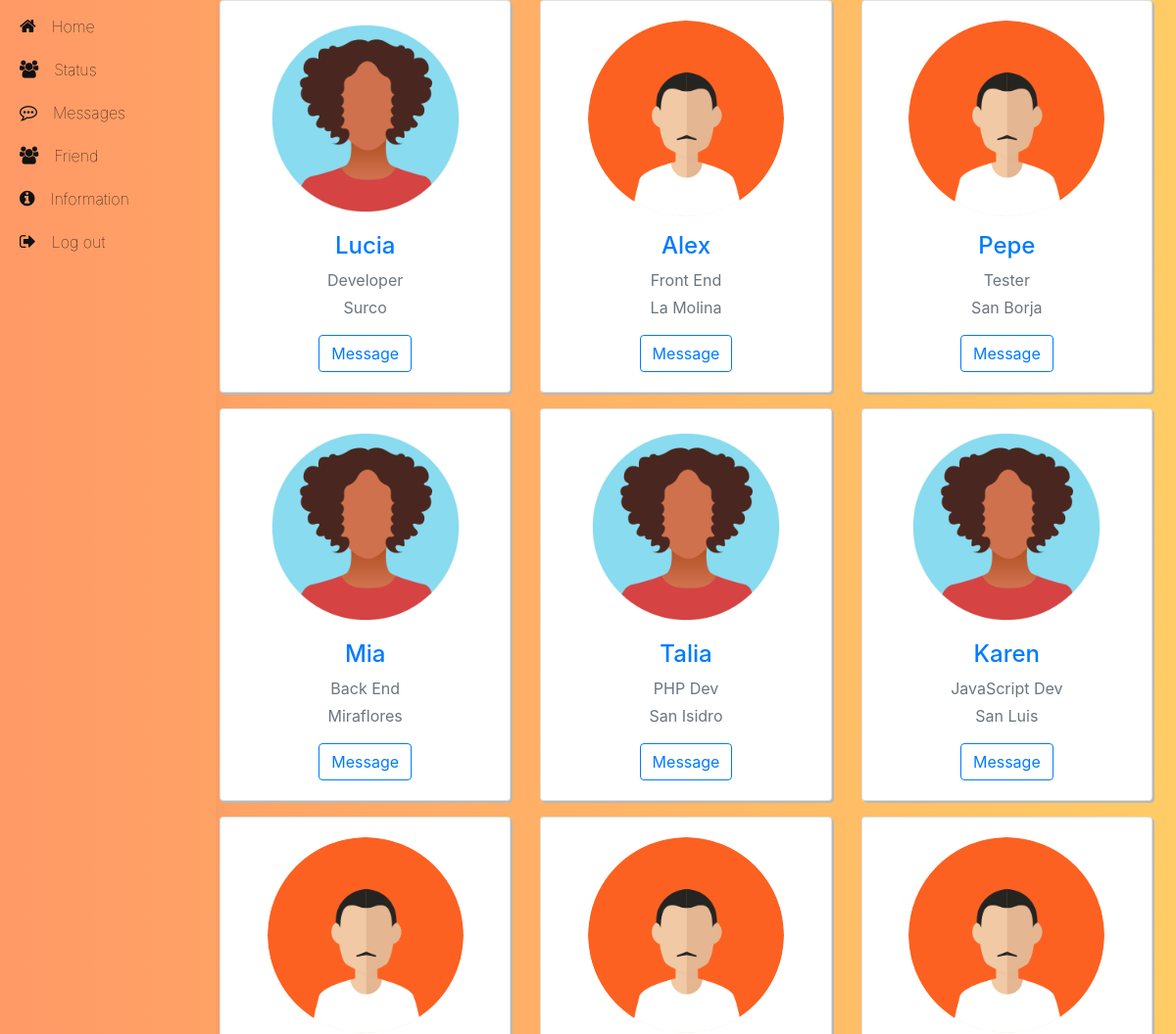
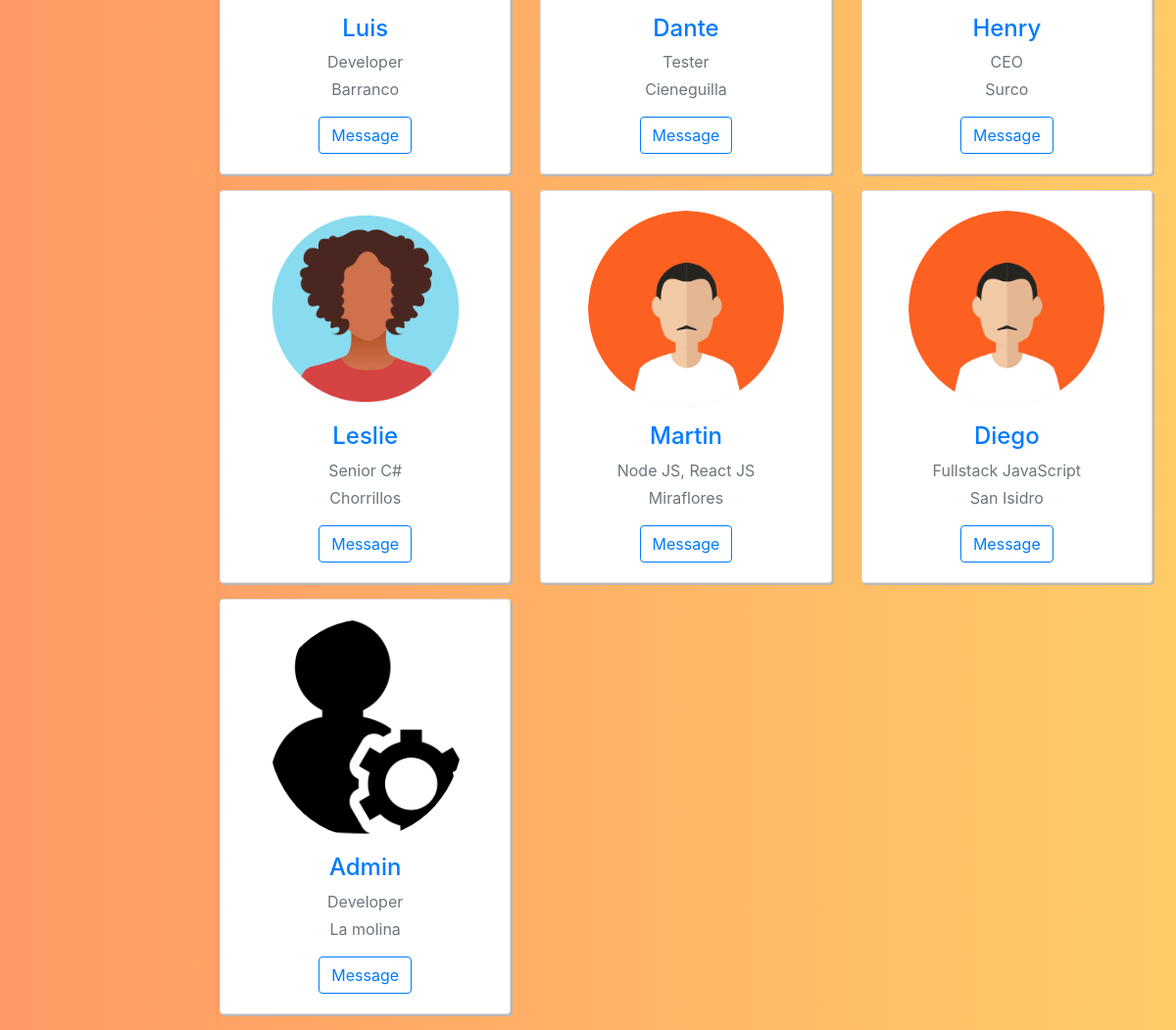
The page /friend.php (signed in) on the database its author committed (2 pictures, top to bottom).
### tables this page shows
CREATE TABLE `user` (
  `id` int(11) NOT NULL,
  `name` varchar(50) NOT NULL,
  `email` varchar(50) NOT NULL,
  `birthday` date NOT NULL,
  `password` varchar(255) NOT NULL,
  `phone` varchar(12) NOT NULL,
  `address` varchar(255) NOT NULL,
  `work` varchar(100) NOT NULL,
  `images` varchar(255) NOT NULL,
  `website` varchar(100) NOT NULL,
  `github` varchar(100) NOT NULL,
  `twitter` varchar(100) NOT NULL,
  `instagram` varchar(100) NOT NULL,
  `facebook` varchar(100) NOT NULL,
  `time` timestamp NOT NULL DEFAULT current_timestamp() ON UPDATE current_timestamp(),
  `user_status` int(1) NOT NULL
);

### friend.php (the view, shortened to what this page needs)
<?php
    include './session.php';
?>
<!DOCTYPE html>
<html lang="en">
<head>
    <link rel="stylesheet" href="https://cdnjs.cloudflare.com/ajax/libs/twitter-bootstrap/4.6.0/css/bootstrap.min.css">
    <link rel="stylesheet" href="https://cdnjs.cloudflare.com/ajax/libs/font-awesome/5.15.2/css/all.min.css">
    <link rel="stylesheet" href="css/css.css">
    <link rel="stylesheet" href="https://cdnjs.cloudflare.com/ajax/libs/font-awesome/4.7.0/css/font-awesome.min.css">
</head>
<body>
<div id="main">
    <div class="container-fluid">
        <div class="row">
            <?php include './template/menu.php'; ?>
            <main role="main" class="col-md-9 ml-sm-auto col-lg-10 px-4">
                <div class="row">
                    <?php
                        $sql = "SELECT * FROM user";
                        $result = $conn->query($sql);
                        if ($result->num_rows > 0) {
                            while($row = $result->fetch_assoc()) {
                                echo "<div class='col-md-4 mb-3'>";
                                    echo "<div class='card'>";
                                        echo "<div class='card-body'>";
                                            echo "<div class='d-flex flex-column align-items-center text-center'>";
                                                echo '<img src="./images/profile/'.$row["images"].'" alt='.$row["name"].' class="rounded-circle" width="200">';
                                                echo "<div class='mt-3'>";
                                                    echo "<h4><a href='show_information.php?id=".$row['id']." '>".$row['name']."</a></h4>";
                                                    echo '<p class="text-secondary mb-1">'.$row["work"].'</p>';
                                                    echo '<p class="text-muted font-size-sm"> '.$row["address"].' </p>';
                                                    echo "<a href='messages.php?id=".$row['id']." ' class='btn btn-outline-primary'>Message</a>";
                                                echo "</div>";
                                             echo "</div>";
                                        echo "</div>";
                                    echo "</div>";
                                echo "</div>";
                            }
                        }
                    ?>
                </div>
            </main>
        </div>
    </div>
</div>
</body>
</html>

### template/menu.php
<ul class="navbar-nav bg-gradient-primary sidebar sidebar-dark accordion" id="accordionSidebar">
	<div class="container-fluid">
	<ul class="nav flex-column">
		<li class="nav-item">
			<a class="nav-link" href="home.php">
				<i class="fa fa-home"></i><span>Home</span>
			</a>
		</li>
		<li class="nav-item">
			<a class="nav-link" href="status.php">
				<i class="fa fa-users"></i><span>Status</span>
			</a>
		</li>
		<li class="nav-item">
			<a class="nav-link" href="showmessages.php">
				<i class="fa fa-commenting-o"></i><span>Messages</span>
			</a>
		</li>
		<li class="nav-item">
			<a class="nav-link" href="friend.php">
				<i class="fa fa-users"></i><span>Friend</span>
			</a>
		</li>
		<li class="nav-item">
			<a class="nav-link" href="information.php">
				<i class="fa fa-info-circle"></i><span>Information</span>
			</a>
		</li>
		<li class="nav-item">
			<a class="nav-link" href="logout.php">
				<i class="fa fa-sign-out"></i><span>Log out</span>
			</a>
		</li>
	</ul>
	</div>
</ul>

### css/css.css (style rules this page uses)
* { margin: 0; padding: 0; }
body { font-family: "Hind Vadodara", -apple-system, BlinkMacSystemFont, Segoe UI, Helvetica Neue, Arial, sans-serif; margin: 0; padding: 0; background: linear-gradient(to right, #ff9966, #ffcc66); }
.sidebar { height: 100%; width: 220px; box-sizing: border-box; box-shadow: 0 0 2rem 0 rgb(0 0 0 / 5%); overflow: hidden; transition: width 0.5s ease; position: fixed !important; }
.sidebar ul { display: flex; flex-direction: column; padding: 5px; }
.sidebar ul li { display: flex; align-items: center; }
.sidebar ul li a { color: #000; text-decoration: none; display: flex; align-items: center; width: 100%; padding: 10px; white-space: nowrap; }
.sidebar ul li span { margin-left: 16px; font-size: 16px; font-weight: 100; }
.sidebar ul li i { font-size: 18px; color: #111; font-weight: normal; }
.card { min-width: 100% !important; box-shadow: 2px 2px #b8b8b8 !important; }

### rows shown on the page
user: images (picture), name "Lucia", work "Developer", address "Surco"
user: images (picture), name "Alex", work "Front End", address "La Molina"
user: images (picture), name "Pepe", work "Tester", address "San Borja"
user: images (picture), name "Mia", work "Back End", address "Miraflores"
user: images (picture), name "Talia", work "PHP Dev", address "San Isidro"
user: images (picture), name "Karen", work "JavaScript Dev", address "San Luis"
user: images (picture), name "Luis", work "Developer", address "Barranco"
user: images (picture), name "Dante", work "Tester", address "Cieneguilla"
user: images (picture), name "Henry", work "CEO", address "Surco"
user: images (picture), name "Leslie", work "Senior C#", address "Chorrillos"
user: images (picture), name "Martin", work "Node JS, React JS", address "Miraflores"
user: images (picture), name "Diego", work "Fullstack JavaScript", address "San Isidro"
user: images (picture), name "Admin", work "Developer", address "La molina"
